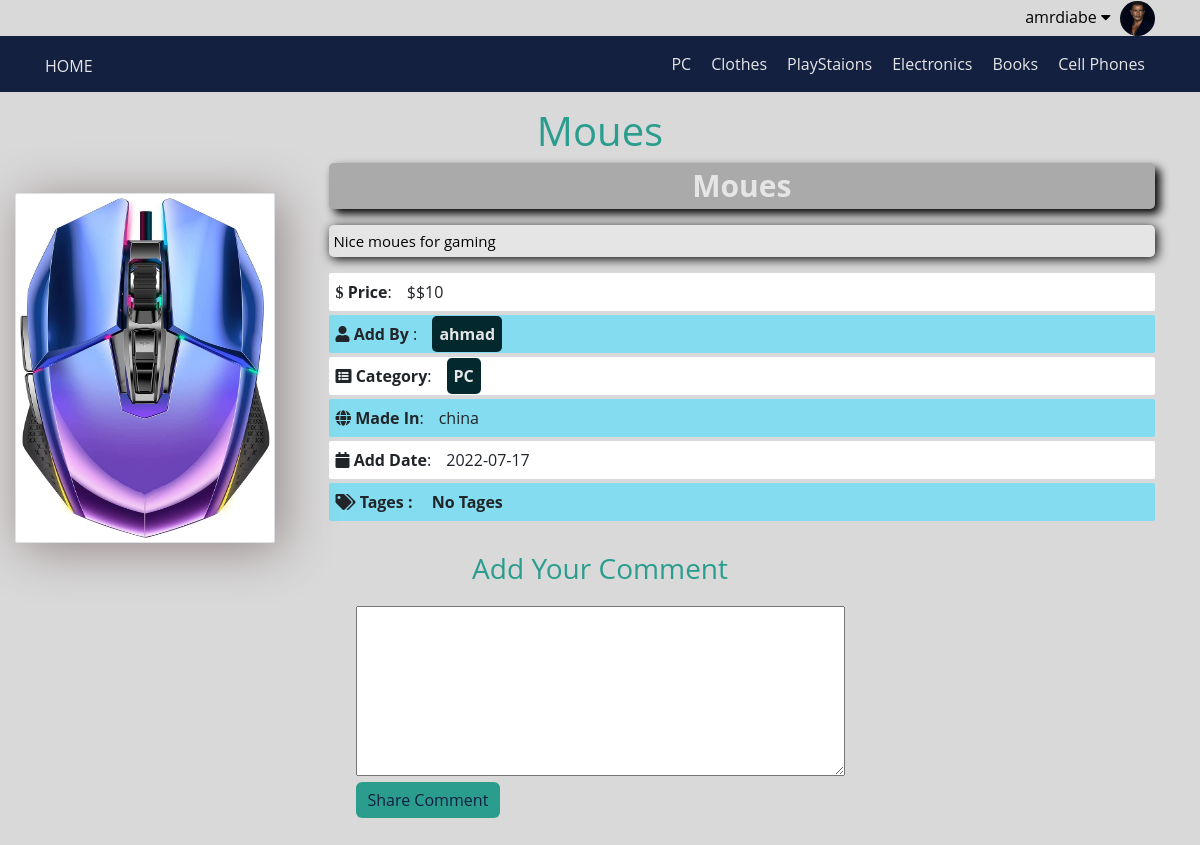
The page /items.php?itemid=1 (signed in) on the database its author committed.
### tables this page shows
CREATE TABLE `users` (
  `userID` int(11) NOT NULL COMMENT 'Identefier user',
  `userName` varchar(255) NOT NULL COMMENT 'the name can user enter webside',
  `password` varchar(255) NOT NULL COMMENT 'password account user',
  `email` varchar(255) NOT NULL,
  `fullName` varchar(255) NOT NULL,
  `preDate` date NOT NULL,
  `groubID` int(11) NOT NULL DEFAULT 0,
  `trustStatus` int(11) NOT NULL DEFAULT 0,
  `regStatus` int(11) NOT NULL DEFAULT 0,
  `profilePicture` varchar(255) NOT NULL
);

CREATE TABLE `categories` (
  `ID` int(11) NOT NULL COMMENT 'Identifier category',
  `name` varchar(255) NOT NULL,
  `parent` int(11) NOT NULL,
  `description` text NOT NULL,
  `dataAdd` date NOT NULL,
  `ordering` int(11) NOT NULL,
  `visibility` tinyint(4) NOT NULL DEFAULT 0,
  `allowComment` tinyint(4) NOT NULL DEFAULT 0,
  `allowAdvertisement` tinyint(4) NOT NULL DEFAULT 0
);

CREATE TABLE `items` (
  `itemID` int(11) NOT NULL,
  `nameItem` varchar(255) NOT NULL,
  `description` varchar(255) NOT NULL,
  `price` varchar(255) NOT NULL,
  `dateAdd` date NOT NULL,
  `madeIn` varchar(255) NOT NULL,
  `tage` varchar(255) NOT NULL,
  `image` varchar(255) NOT NULL,
  `status` varchar(255) NOT NULL,
  `pictureItem` varchar(255) NOT NULL,
  `rating` smallint(6) NOT NULL,
  `approve` tinyint(11) NOT NULL DEFAULT 0,
  `catID` int(11) NOT NULL,
  `memberID` int(11) NOT NULL
);

### init.php (called while the page is built, shortened)
<?php
        include('config.php');
        $lang   = 'includes/languages/';
        $tpl    = 'includes/templates/';
        $func   = 'includes/functions/';
        include($lang . 'eng.php');
        include('admin/' . $func. 'mainFunctions.php');
        include($tpl . 'header.php');
        include($tpl . 'navigationBar.php')
        ?>

### includes/languages/eng.php (called while the page is built)
<?php
    if(!function_exists('lang')) {
        function lang($phrase) {
            static $language = [
                'Home'              => "Home",
                'Items'             => "Items",
                'Statistics'        => "Statistics",
                'Members'           => "Members",
                'Gategores'         => "Gategores",
                'Comments'          => "Comments",
                'Go To Shop'        => "Go To Shop",
                'Settings'          => "Settings",
                'Edit Profile'      => "Edit Profile",
                'Logout'            => "Logout",
            ];
            return $language[$phrase];
        }
    }

### items.php (the view, shortened to what this page needs)
<?php
    include('init.php');
    function getItemFromDB() {
        global $db;
        $id = getID('itemid');
        if($id != 0) {
                $stmt = $db->prepare("SELECT
                                            items.*,
                                            categories.name AS catName,
                                            users.userName  As memberName
                                        FROM
                                            items
                                        INNER JOIN
                                            categories
                                        ON
                                            categories.ID = items.catID
                                        INNER JOIN
                                            users
                                        ON
                                            users.userID = items.memberID
                                        WHERE
                                            approve = 1
                                        AND
                                            itemID=$id");
                    $stmt->execute();
                if($stmt->rowCount() > 0) {
                        return $stmt->fetch();
                } else { ?>
                    <div class="alert alert-danger  container" >This Category Not Exist</div>
                    <?php
                }
        } else {?>
            <div class="alert alert-danger  container" >This Category Not Exist</div>
            <?php
        }
    }
        ?>
            <?php
    function structAddComment($approveValue) {
        $id = getID('itemid');
        if($approveValue == 1) {
        ?>
            <h3 class="text-center h-edit">Add Your Comment</h3>
            <div class=" write-comm">
                <div class="row">
                    <div class="col-md-offset-3">
                        <form action="<?php echo $_SERVER['PHP_SELF'] ?>?itemid=<?php echo $id?>" method="POST">
                            <textarea name="comment" id="" cols="50" rows="7" required></textarea>
                            <input type="submit" value="Share Comment" class="btn btn-primary add-comm-btn">
                        </form>
                    </div>
                </div>
            </div>
            <?php } else { ?>
                <div class="container alert alert-danger">This Item Not Approve</a></div>
            <?php
            }
            StructReadComment() ?>
    <?php
    }
    function grtAllTages($tage) {
        ?>  <?php
        $tages = explode(',', $tage);
        foreach($tages as $tage) {
            $tage = strtolower($tage);
            if(!empty($tage)) {
            ?> <a href="tages.php?nameTage=<?php echo strtolower($tage) ?>" class="tages"><?php echo $tage ?></a>
            <?php } else {
                ?> <span class="">No Tages</span> <?php
            }
        }
    }
    function mainStructer($infoItem) {
        ?>
                <h1 class="text-center h-edit"><?php if(isset($infoItem['nameItem'])) echo $infoItem['nameItem']?></h1>
                <div class="container">
                    <div class="row">
                        <div class="col-md-3">
                        </div>
                        <div class="col-md-9 info-item">
                            <h2 class=""><?php if(isset($infoItem['nameItem'])) echo $infoItem['nameItem']?></h2>
                            <p class="desc"><?php if(isset($infoItem['description'])) echo $infoItem['description']?></p>
                            <ul class="list-unstyled">
                                <li>
                                    <i class="fa fa-usd" aria-hidden="true"></i>
                                    <span>Price</span>:<p>$<?php if(isset($infoItem['price'])) echo $infoItem['price']?></p>
                                </li>
                                <li><i class="fa fa-user" aria-hidden="true"></i> <span>Add By </span>:<a href="#"><p class="name-user"><?php if(isset($infoItem['memberName'])) echo $infoItem['memberName']?></p></a> </li>
                                <li><i class="fa fa-list-alt" aria-hidden="true"></i> <span>Category</span>:<a href="categories.php?catID=<?php echo $infoItem['catID'] ?>&nameCategorie=<?php echo $infoItem['catName'] ?>"><p class="name-cat"><?php if(isset($infoItem['catName']))    echo $infoItem['catName']?></p></a></li>
                                <li><i class="fa-solid fa-globe"></i> <span>Made In</span>:<p><?php if(isset($infoItem['madeIn']))     echo $infoItem['madeIn']?></p></li>
                                <li><i class="fa fa-calendar" aria-hidden="true"></i> <span>Add Date</span>:<p><?php if(isset($infoItem['dateAdd']))    echo $infoItem['dateAdd']?></p></li>
                                <li>
                                    <i class="fa-solid fa-tags" aria-hidden="true"></i>
                                    <span>Tages    : </span>
                                    <p><?php grtAllTages($infoItem['tage']) ?></p>
                                </li>
                            </ul>
                        </div>
                    </div>
                </div>
            <?php }
        $infoItem = getItemFromDB();
        mainStructer($infoItem);
        if(isset($_SESSION['user'])) {
            structAddComment($infoItem['approve']);
        } else {
            header("Location: login.php");
            ?>
                <div class="container alert alert-danger">login Or Regester To Add And Read Comment <a href="login.php " class="container">Login | Signup</a></div>
            <?php
        }
        include($tpl . 'footer.php');

### includes/templates/navigationBar.php (shortened to what this page needs)
<?php
    echo '<link rel="stylesheet" href="layout\css\frontend.css" />';
    echo '<link rel="stylesheet" href="layout\js\frontend.js" />';
                ?> <a href="admin/dashboard.php">Controlle panel</a> <?php
                    ?> <a href="admin/dashboard.php">Controlle panel</a> <?php
    function getInfoSession() {
        if (isset($_SESSION['user']))
            return ['name' => $_SESSION['user'], 'ID' => $_SESSION['IDuser']];
        else
            return ['name' => $_SESSION['username'], 'ID' => $_SESSION['userID']];
    }
?>
<div class="container">
    <?php
        setLoginOrUser('user', 'username');
        function setLinks() {
            $session = getInfoSession();
            ?>
                <div class="pull-right">
                    <div class="dropdown info-user">
                        <button onclick="myFunction()" class="dropbtn">
                            <?php echo $session['name'] ?> <i class="fa fa-caret-down" aria-hidden="true" ></i>
                        </button>
                        <?php   setPricterImage('index', 'ProfilePictuer', getTable('profilePicture', 'users', 'WHERE userID =  ' . $session['ID'], null, null,'fetch')['profilePicture'])  ?>
                    </div>
                </div>
            <?php
        }
    ?>
</div>
<div class="header">
    <div class="body">
        <div class="container container-nav">
            <a href="index.php" class="logo" id=""><?php echo lang('Home'); ?></a>
            <nav>
                <ul>
                    <?php
                        $categories = getTable('name', 'categories', 'WHERE parent = 0', 'ID', 'ASC');
                        foreach($categories as $categorie) {?>
                            <li><a href="categories.php?catID=<?php echo $categorie['ID'] ?>&nameCategorie=<?php echo str_replace(" ", "-", $categorie['name'])?>"><?Php echo $categorie['name']?></a></li>
                            <?php
                        }
                    ?>
                </ul>
            </nav>
        </div>
    </div>
</div>
<?php
    echo '<link rel="stylesheet" href="layout\css\frontend.css" />';
    echo '<link rel="stylesheet" href="layout\js\frontend.js" />';
?>

### admin/includes/functions/mainFunctions.php (shortened to what this page needs)
<?php
    function getTable($filed='*', $table, $condition=NULL,  $ordered = null, $typeOrders = 'DESC', $typeFetch = 'fetchAll', $limit = NULL) {
        global $db;
        if($ordered === null) {
            $stmt = $db->prepare("SELECT $filed FROM $table $condition $limit");
        }
        else
            $stmt = $db->prepare("SELECT * FROM $table $condition ORDER BY $ordered $typeOrders $limit");
        $stmt->execute();
        if ($typeFetch === 'fetchAll')
            $requerd = $stmt->fetchAll();
        elseif($typeFetch === 'fetch') {
            $requerd = $stmt->fetch();
        }
        return $requerd;
    }
    function getID($nameID, $typeRequest='int') {
        if ($typeRequest === 'int')
            return isset($_GET[$nameID]) && is_numeric($_GET[$nameID]) ?  intval($_GET[$nameID]) : 0;
        }
        function sortForm() {?>
            <?php }
        function setPricterImage($to, $nameFolder, $name, $nameClass = 'pictuer-in-front') {
            if($name != NULL) {
                ?> <td><img src="<?php pathImg($to, $nameFolder, $name, 'print')  ?>" alt="pictuer" class="pictuer-in-td <?php echo $nameClass ?>"></td> <?php
            } else {
                ?> <td><img src="layout\images\defaultImg.png" alt="pictuer" class="pictuer-in-td <?php echo $nameClass ?>"></td> <?php
            }
        }
        function pathImg($to = 'admin', $nameFolder = 'ProfilePictuer', $nameImg, $retrunOrPrint = 'return') {
            $path = '';
            if ($to === 'admin' ) {
                $path =  'uploded//' . $nameFolder. '//' . $nameImg ;
            } elseif($to === 'index' ) {
                $path = 'admin//uploded//' . $nameFolder . '//'. $nameImg;
            }
            if ($retrunOrPrint === 'return') {
                return $path;
            } else {
                echo $path;
            }
        }

### layout/css/frontend.css (style rules this page uses)
:root { --main-color : #0000; --secoud-color : #132040; --eath-color : #fca311; --therd-color : #e5e5e5; --fourd-color : #264653; --five-color : #2a9d8e; --six-color : #281110; --seven-color : #2A8D9D; --ninte-color : grey; --ten-color : #24788F; }
* { -moz-box-sizing: border-box; -webkit-box-sizing: border-box; box-sizing: border-box; padding: 0px; margin: 0px; }
a { text-decoration: none; }
html { scroll-behavior: smooth; }
body { font-family: 'Open Sans', sans-serif; background-color: #d9d9d9; height: 5000px; }
ul { list-style: none; }
.container { padding-left: 15px; padding-right: 15px; margin-left: auto; margin-right: auto; }
h1 { color: var(--five-color); margin-top: 15px; }
.body { background-color: var(--secoud-color); }
.logo { text-decoration: none; color: var(--therd-color); text-transform: uppercase; }
.header { position: relative; width: 100%; left: 0; z-index: 24; margin-bottom: 0; }
.header .container { display: flex; justify-content: space-between; align-items: center; position: relative; min-height: 55.4px; }
.header .container nav { flex: 1; display: flex; justify-content: flex-end; text-align: center; }
.header .container nav ul { display: flex; margin: 0; }
.header .container nav ul li a { text-decoration: none; color: var(--therd-color); display: inline; transition: .3s; padding: 0 10px; height: 100%; z-index: 2; }
.dropbtn { color: black; padding: 5px; font-size: 16px; border: none; width: fit-content; height: auto; cursor: pointer; z-index: 1000; background-color: inherit; }
.dropdown { position: relative; display: inline-block; }
.info-user img { width: 35px; height: 35px; border-radius: 50%; }
.pull-right { display: flex; flex-direction: row-reverse; }
.info-item h2 { text-align: center; background-color: #AAA; border-radius: 5px; padding: 5px; box-shadow: 5px 5px 10px black; color: var(--therd-color); font-size: 30px; font-weight: bold; margin-bottom: 1rem; }
.info-item .desc { height: auto; background-color: var(--therd-color); border-radius: 5px; box-shadow: 2px 2px 11px black; color: black; font-size: 15px; padding: 5px; width: auto; }
.name-user { background-color: #03282e; color: var(--therd-color); padding: 7px; border-radius: 5px; font-weight: bold; }
.name-cat { background-color: #03282e; color: var(--therd-color); padding: 7px; border-radius: 5px; font-weight: bold; }
.info-item ul li:nth-child(even) { background-color: #83dcef; }
.info-item ul li:nth-child(odd) { background-color: var(--bs-body-bg); }
.info-item ul li { padding: 7px; margin-bottom: 4px; border-radius: 2px; }
.info-item ul li span { font-weight: bold; }
.info-item ul li p { display: inline; margin: 5px; position: relative; left: 10px; }
.img-item { width: 300px; height: 350px; position: relative; top: 30px; left: -30px; box-shadow: 7px 6px 50.6px #948787; }
h3 { color: var(--five-color); margin-top: 15px; }
.write-comm { display: flex; justify-content: center; margin-top: 20px; margin-bottom: 40px; }
.write-comm input { display: block; }
.add-comm-btn { background-color: var(--five-color); border: none; }

### rows shown on the page
users: profilePicture (picture)
categories: name "PC"
categories: name "Clothes"
categories: name "PlayStaions"
categories: name "Electronics"
categories: name "Books"
categories: name "Cell Phones"
items: nameItem "Moues", pictureItem (picture), description "Nice moues for gaming", price "$10", memberID.userName "ahmad", catID.name "PC", madeIn "china", dateAdd "2022-07-17"

### other values the page prints
$session['name'] "amrdiabe"
lang('Home') "HOME"
